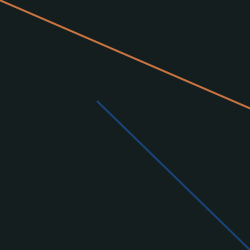
Frame 1 (no input)
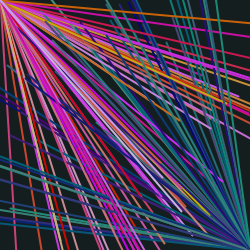
Frame 60 (the mouse pressed at the canvas centre just before this capture)
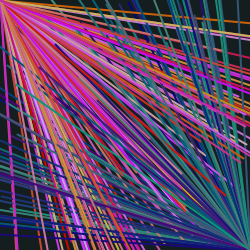
Frame 120 (the mouse held since frame 60 and released just before this capture)

The Processing sketch that drew these frames (run headless with seeded random() and noise(); from frame 60 on, the mouse is pressed at the canvas centre):

// Processing sketch: processing_19529
// ── processing_19529.pde

void setup() {
size(250, 250);
smooth();
background(20, 30, 30);
strokeWeight(2);

}
void draw(){
  frameRate(60);
  int overlap=120;//how much the lines overlap
  int x_intercept=width;
  stroke((200),random(180),random(255));//red colour
  float x = random(x_intercept);
   //determines the other end of the line 
  //aka (point NOT starting from centre)
  line(0, 0, x+random(overlap), boundary_line(x,x_intercept)+random(overlap));
  stroke(random(80),random(150),120);//blue colour
  float x2 = random(x_intercept);
  line(width, height, x2-random(overlap), boundary_line(x2,x_intercept)-random(overlap));
}

float boundary_line(float x,int x_intercept){
  return -x+x_intercept;//boundary line equals this code line

}
